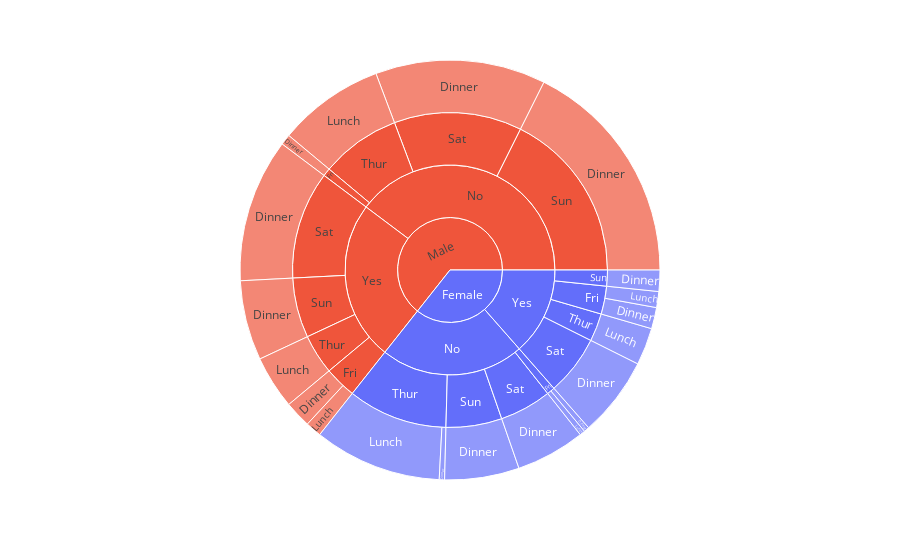

The notebook cell saved with this chart:
### Code cell
for col in ['sex', 'smoker', 'day', 'time']:
    tips[col] = tips[col].astype(str)
tips['size']=1
fig=px.sunburst(tips, path=['sex', 'smoker', 'day', 'time'],
                values='size', color='sex')
fig.show()

### Figure 1 — Plotly figure (JSON) as saved in the notebook; plotly's stock layout.template omitted (floating-point values rounded to 4 significant figures)
{"data": [{"branchvalues": "total", "customdata": [["Female"], ["Female"], ["Female"], ["Female"], ["Female"], ["Female"], ["Female"], ["Female"], ["Female"], ["Female"], ["Female"], ["Female"], ["Female"], ["Female"], ["Female"], ["Female"], ["Female"], ["Female"], ["Female"], ["Female"], ["Female"], ["Female"], ["Male"], ["Male"], ["Male"], ["Male"], ["Male"], ["Male"], ["Male"], ["Male"], ["Male"], ["Male"], ["Male"], ["Male"], ["Male"], ["Male"], ["Male"], ["Male"], ["Male"], ["Male"], ["Male"], ["Male"]], "domain": {"x": [0, 1], "y": [0, 1]}, "hovertemplate": "labels=%{label}<br>size=%{value}<br>parent=%{parent}<br>id=%{id}<br>sex=%{customdata[0]}<extra></extra>", "ids": ["Female/No/Sun/Dinner", "Female/Yes", "Female/No", "Female/Yes/Thur", "Female/Yes/Sun", "Female/No/Fri", "Female/Yes/Fri", "Female/No/Thur", "Female/Yes/Sat", "Female/No/Sat", "Female", "Female/No/Thur/Dinner", "Female/No/Fri/Lunch", "Female/Yes/Fri/Lunch", "Female/Yes/Thur/Lunch", "Female/No/Sun", "Female/Yes/Sun/Dinner", "Female/No/Fri/Dinner", "Female/Yes/Fri/Dinner", "Female/No/Sat/Dinner", "Female/No/Thur/Lunch", "Female/Yes/Sat/Dinner", "Male/Yes/Fri/Lunch", "Male/No/Sun/Dinner", "Male/Yes", "Male/No", "Male/No/Sat/Dinner", "Male/Yes/Sun", "Male/Yes/Sat/Dinner", "Male/No/Thur/Lunch", "Male/Yes/Thur/Lunch", "Male/Yes/Fri", "Male/Yes/Sun/Dinner", "Male/Yes/Thur", "Male/No/Thur", "Male/Yes/Sat", "Male/Yes/Fri/Dinner", "Male/No/Sat", "Male/No/Sun", "Male/No/Fri/Dinner", "Male/No/Fri", "Male"], "labels": ["Dinner", "Yes", "No", "Thur", "Sun", "Fri", "Fri", "Thur", "Sat", "Sat", "Female", "Dinner", "Lunch", "Lunch", "Lunch", "Sun", "Dinner", "Dinner", "Dinner", "Dinner", "Lunch", "Dinner", "Lunch", "Dinner", "Yes", "No", "Dinner", "Sun", "Dinner", "Lunch", "Lunch", "Fri", "Dinner", "Thur", "Thur", "Sat", "Dinner", "Sat", "Sun", "Dinner", "Fri", "Male"], "marker": {"colors": ["#636efa", "#636efa", "#636efa", "#636efa", "#636efa", "#636efa", "#636efa", "#636efa", "#636efa", "#636efa", "#636efa", "#636efa", "#636efa", "#636efa", "#636efa", "#636efa", "#636efa", "#636efa", "#636efa", "#636efa", "#636efa", "#636efa", "#EF553B", "#EF553B", "#EF553B", "#EF553B", "#EF553B", "#EF553B", "#EF553B", "#EF553B", "#EF553B", "#EF553B", "#EF553B", "#EF553B", "#EF553B", "#EF553B", "#EF553B", "#EF553B", "#EF553B", "#EF553B", "#EF553B", "#EF553B"]}, "name": "", "parents": ["Female/No/Sun", "Female", "Female", "Female/Yes", "Female/Yes", "Female/No", "Female/Yes", "Female/No", "Female/Yes", "Female/No", "", "Female/No/Thur", "Female/No/Fri", "Female/Yes/Fri", "Female/Yes/Thur", "Female/No", "Female/Yes/Sun", "Female/No/Fri", "Female/Yes/Fri", "Female/No/Sat", "Female/No/Thur", "Female/Yes/Sat", "Male/Yes/Fri", "Male/No/Sun", "Male", "Male", "Male/No/Sat", "Male/Yes", "Male/Yes/Sat", "Male/No/Thur", "Male/Yes/Thur", "Male/Yes", "Male/Yes/Sun", "Male/Yes", "Male/No", "Male/Yes", "Male/Yes/Fri", "Male/No", "Male/No", "Male/No/Fri", "Male/No", ""], "type": "sunburst", "values": [14.0, 33.0, 54.0, 7.0, 4.0, 2.0, 7.0, 25.0, 15.0, 13.0, 87.0, 1.0, 1.0, 3.0, 7.0, 14.0, 4.0, 1.0, 4.0, 13.0, 24.0, 15.0, 3.0, 43.0, 60.0, 97.0, 32.0, 15.0, 27.0, 20.0, 10.0, 8.0, 15.0, 10.0, 20.0, 27.0, 5.0, 32.0, 43.0, 2.0, 2.0, 157.0]}], "layout": {"legend": {"tracegroupgap": 0}, "margin": {"t": 60}}}
